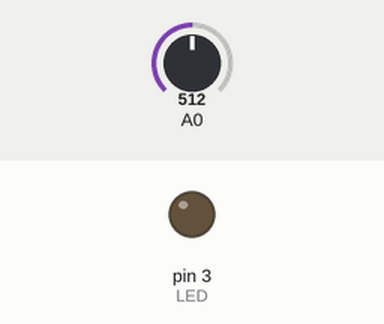
Simulated run of this sketch. Board: Arduino Uno, built with avr-gcc and run on an emulated ATmega328P. On the bench: output pins drawn as LEDs (lit = HIGH). The test bench sets the inputs (shaded band); at power-on: A0 = 512. What the sketch prints to the serial monitor is not drawn.

Above: at 1.2 s.
1.3 s: A0 set to 716
Timing chart, 0 to 4.3 s (numbered marks = the images above; inputs shaded):
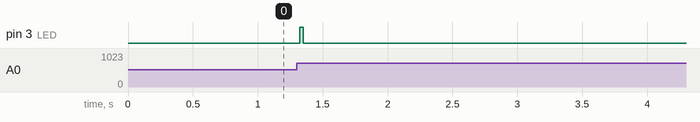

The sketch:

SoundDetect.ino
```cpp
const int sampleWindow = 30; //샘플링 시간 ms
unsigned int sample;
const int LED = 3;

void setup() {
  pinMode(A0, INPUT);
  pinMode(LED, OUTPUT);
  Serial.begin(9600);
}

void loop() {
  unsigned long startMillis = millis(); // 생플링 시작
  unsigned int peakToPeak = 0;   // 음성신호의 진폭

  unsigned int signalMax = 0;
  unsigned int signalMin = 1024;

  // 생플링 구간동안 최댓값과 최소값을 읽어들입니다.
  while (millis() - startMillis < sampleWindow)
  {
    sample = analogRead(A0);
    if (sample < 1024) { // toss out spurious readings
      if (sample > signalMax) {
        signalMax = sample;  // save just the max levels
      } else if (sample < signalMin) {
        signalMin = sample;  // save just the min levels
      }
    }
  }
  peakToPeak = signalMax - signalMin;  // 최대값에서 최소값을 빼서 진폭을 계산
  //double volts = (peakToPeak * 5.0) / 1024;  // 이를 전압단위로 변경합니다.
  if (peakToPeak > 30)  {
    digitalWrite(LED, HIGH);
  }
  else {
    digitalWrite(LED, LOW);
  }
  Serial.println(peakToPeak);
}
```

Measured:
- after the input at 1.3 s, pin 3 (LED): LOW → HIGH at once, → LOW 0.03 s later
